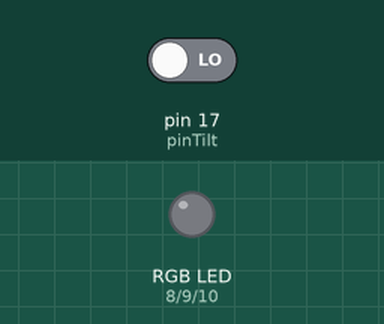
Simulated run of this sketch. Board: Arduino Uno, built with avr-gcc and run on an emulated ATmega328P. Shown: an RGB LED mixed from three pins (HIGH = lit). The inputs (shaded band) are chosen by the test bench; at power-on: pin 17 (pinTilt) LOW.

Above: at 1.2 s.
1.3 s: pin 17 (pinTilt) driven HIGH
At 1.7 s:
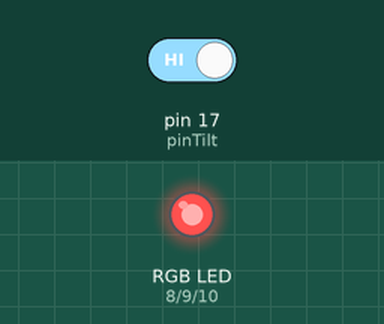
2.8 s: pin 17 (pinTilt) driven LOW
At 3.6 s:
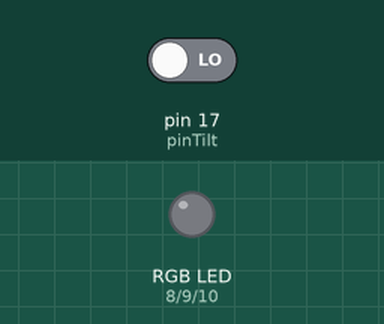
Timing chart, 0 to 5.8 s (numbered marks = the images above; inputs shaded):
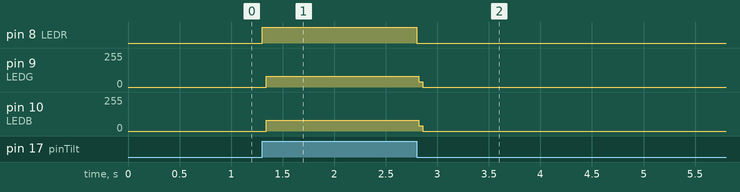

Measured:
- after the input at 1.3 s, pin 8 (LEDR): LOW → HIGH at once; pin 9 (LEDG): 0/255 → 81/255 at once; pin 10 (LEDB): 0/255 → 79/255 at once
- after the input at 2.8 s, pin 8 (LEDR): HIGH → LOW at once; pin 9 (LEDG): 81/255 → 0/255 at once; pin 10 (LEDB): 79/255 → 0/255 at once

The sketch:

sketch_oct12b.ino
```cpp
const int pinTilt = 17;
const int LEDR = 8;
const int LEDG = 9;
const int LEDB = 10;

int val = 0;

void setup() {
  // put your setup code here, to run once:
  Serial.begin(9600);
  pinMode(LEDR,OUTPUT);
  pinMode(LEDG,OUTPUT);
  pinMode(LEDB,OUTPUT);


}

void loop() {
  // put your main code here, to run repeatedly:

  val = digitalRead(pinTilt);

  if(val==1){
    digitalWrite(LEDR,HIGH);
    digitalWrite(LEDG,HIGH);
    digitalWrite(LEDB,HIGH);
  }

  else
  digitalWrite(LEDR,LOW);
  digitalWrite(LEDG,LOW);
  digitalWrite(LEDB,LOW);
}
```
